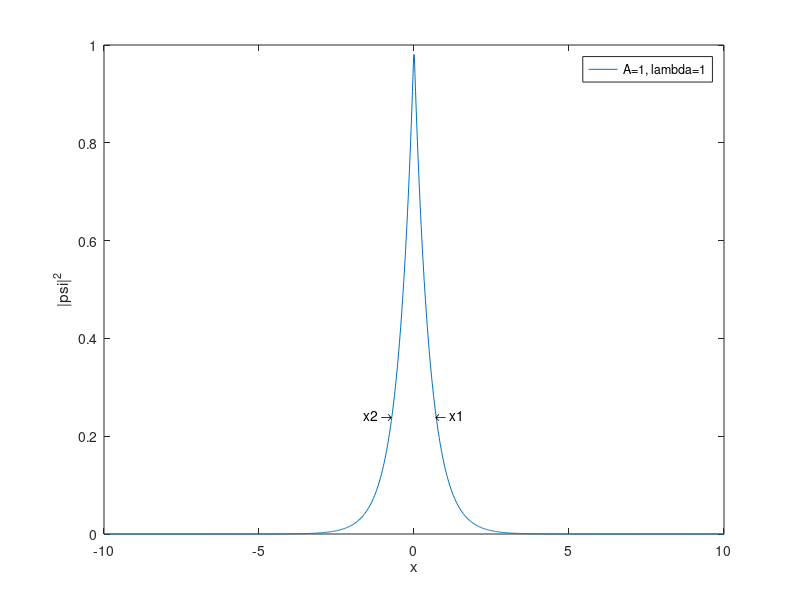

Write the MATLAB code that produced this figure.
A = 1.0;
lambda = 1.0;
sigma = 1/(sqrt(2)*lambda);
x = linspace(-10,10,1000);

psi = A*exp(-lambda*abs(x));
psi_sigma = A*exp(-lambda*abs(sigma));

plot(x,(abs(psi)).^2)
xlabel('x')
ylabel('|psi|^2')
legend(['A=' num2str(A)...
    ', lambda=' num2str(lambda)])
    text(sigma, (abs(psi_sigma))^2,'\leftarrow x1',...
    'HorizontalAlignment','left')
text(-sigma, (abs(psi_sigma))^2,'x2 \rightarrow',...
    'HorizontalAlignment','right')
